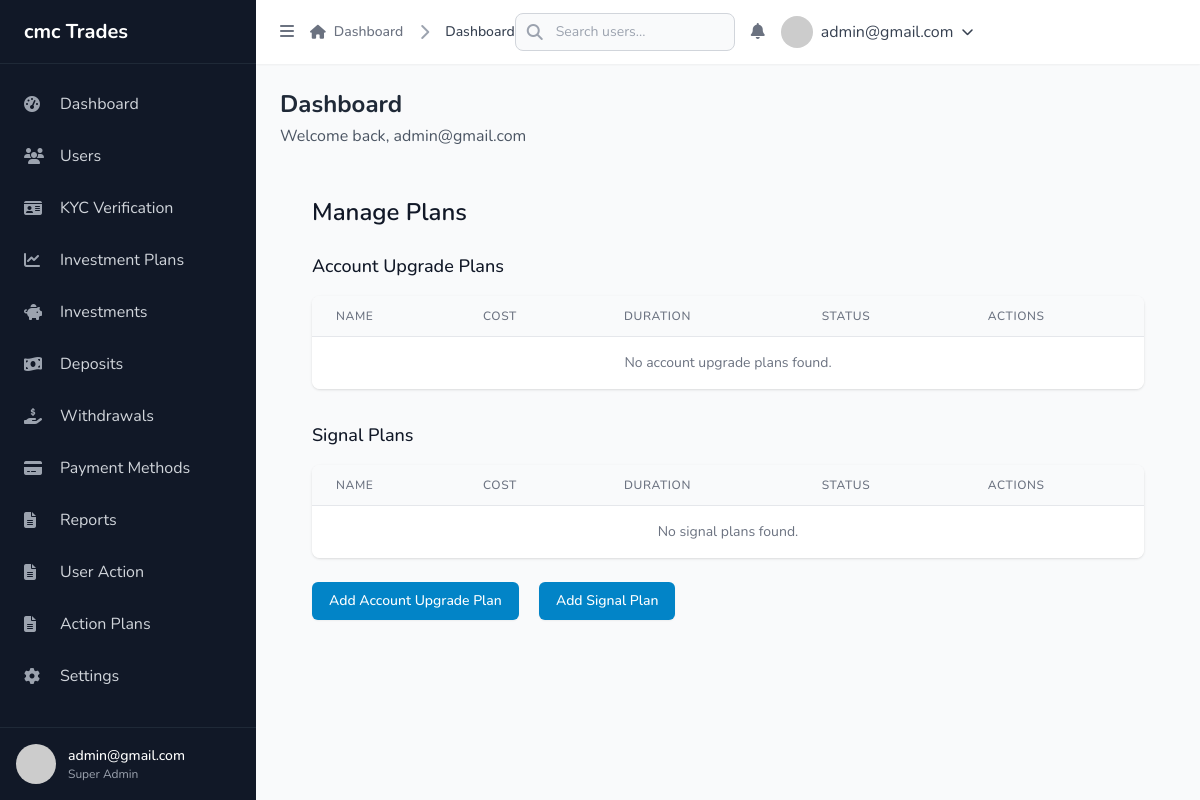
/admin-panel/plans/ (signed in), run on an earlier commit of the app's database.
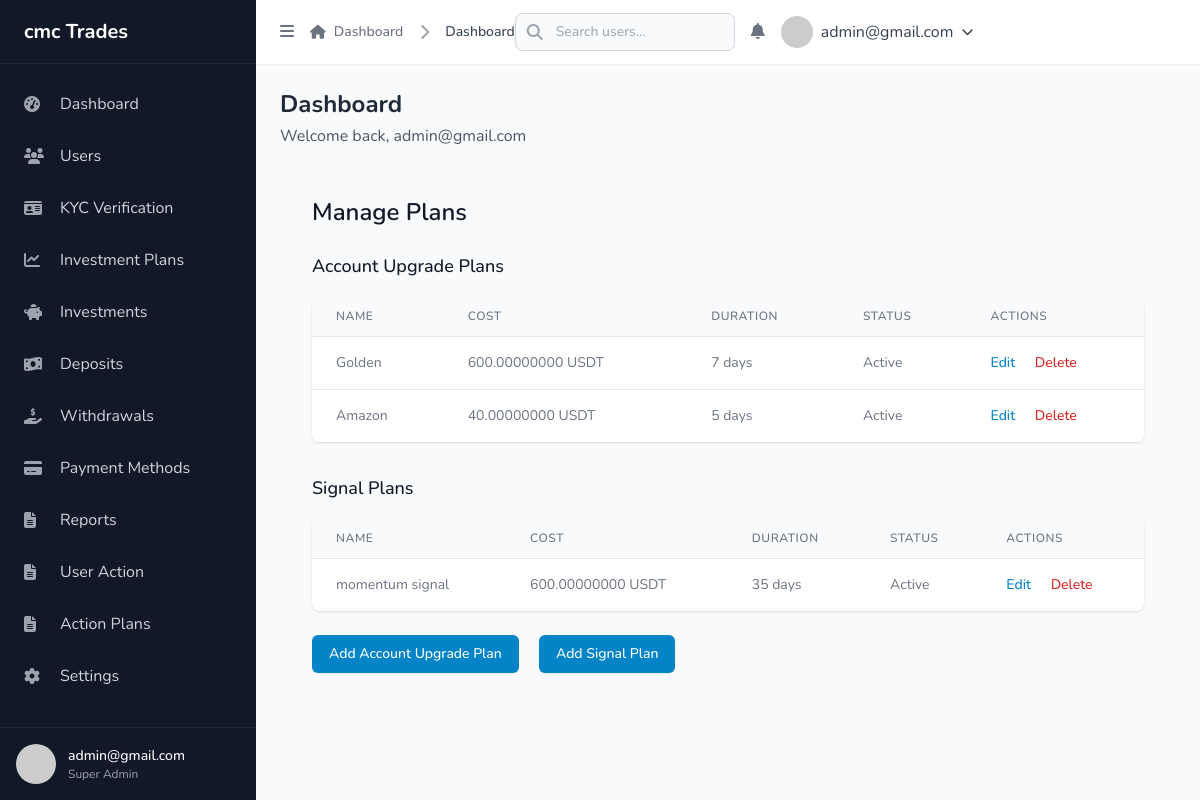
And on a later commit of the database.
### user_actions/models.py (models this page shows, shortened)
class AccountUpgradePlan(models.Model):
    name = models.CharField(max_length=100)
    description = models.TextField()
    cost = models.DecimalField(max_digits=18, decimal_places=8)  # Cost in USDT
    duration_days = models.PositiveIntegerField()  # Duration of the upgrade
    is_active = models.BooleanField(default=True)
    created_at = models.DateTimeField(auto_now_add=True)
    updated_at = models.DateTimeField(auto_now=True)
    class Meta:
        verbose_name = "Account Upgrade Plan"
        verbose_name_plural = "Account Upgrade Plans"

class SignalPlan(models.Model):
    name = models.CharField(max_length=100)
    description = models.TextField()
    cost = models.DecimalField(max_digits=18, decimal_places=8)  # Cost in USDT
    duration_days = models.PositiveIntegerField()  # Duration of signal access
    is_active = models.BooleanField(default=True)
    created_at = models.DateTimeField(auto_now_add=True)
    updated_at = models.DateTimeField(auto_now=True)
    class Meta:
        verbose_name = "Signal Plan"
        verbose_name_plural = "Signal Plans"

### admin_panel/views.py (the view)
# urls.py: path('plans/', views.manage_plans, name='manage_plans'),
@login_required
@user_passes_test(is_admin)
def manage_plans(request):
    upgrade_plans = AccountUpgradePlan.objects.all()
    signal_plans = SignalPlan.objects.all()
    context = {
        'upgrade_plans': upgrade_plans,
        'signal_plans': signal_plans,
    }
    return render(request, 'admin_panel/manage_plans.html', context)

### admin_panel/context_processors.py (called while the page is built)
def system_settings(request):
    return {
        'system_settings': get_system_settings()
    }

### admin_panel/models.py (called while the page is built)
    @classmethod
    def get_settings(cls):
        settings, created = cls.objects.get_or_create(pk=1)
        return settings

### admin_panel/utils.py (called while the page is built)
def get_system_settings(refresh=False):
    if not refresh:
        cached_settings = cache.get(SETTINGS_CACHE_KEY)
        if cached_settings:
            return cached_settings
    try:
        settings_obj = SystemSettings.get_settings()
        settings_dict = {}
        for field in settings_obj._meta.fields:
            field_name = field.name
            if field_name not in ['id', 'created_at', 'updated_at']:
                settings_dict[field_name] = getattr(settings_obj, field_name)
        cache.set(SETTINGS_CACHE_KEY, settings_dict, SETTINGS_CACHE_TIMEOUT)
        return settings_dict
    except Exception as e:
        logger.error(f"Error retrieving system settings: {str(e)}")
        return {}

### admin_panel/views.py (called while the page is built)
def is_admin(user):
    return user.is_superuser or user.is_staff

### notifications/utils.py (called while the page is built)
def get_unread_notifications_count(user):
    return Notification.objects.filter(user=user, is_read=False).count()

### admin_panel/templates/admin_panel/manage_plans.html (shortened to what the changed rows need)
{% extends 'admin_panel/base.html' %}
{% block content %}
<div class="max-w-7xl mx-auto py-6 sm:px-6 lg:px-8">
    <h1 class="text-2xl font-semibold text-gray-900 dark:text-white">Manage Plans</h1>
    <div class="mt-6">
        <h2 class="text-lg font-medium text-gray-900 dark:text-white">Account Upgrade Plans</h2>
        <div class="mt-4 bg-white dark:bg-gray-800 shadow overflow-hidden sm:rounded-lg">
            <table class="min-w-full divide-y divide-gray-200 dark:divide-gray-700">
                <thead class="bg-gray-50 dark:bg-gray-900">
                    <tr>
                        <th class="px-6 py-3 text-left text-xs font-medium text-gray-500 dark:text-gray-300 uppercase tracking-wider">Name</th>
                        <th class="px-6 py-3 text-left text-xs font-medium text-gray-500 dark:text-gray-300 uppercase tracking-wider">Cost</th>
                        <th class="px-6 py-3 text-left text-xs font-medium text-gray-500 dark:text-gray-300 uppercase tracking-wider">Duration</th>
                        <th class="px-6 py-3 text-left text-xs font-medium text-gray-500 dark:text-gray-300 uppercase tracking-wider">Status</th>
                        <th class="px-6 py-3 text-left text-xs font-medium text-gray-500 dark:text-gray-300 uppercase tracking-wider">Actions</th>
                    </tr>
                </thead>
                <tbody class="bg-white dark:bg-gray-800 divide-y divide-gray-200 dark:divide-gray-700">
                    {% for plan in upgrade_plans %}
                        <tr>
                            <td class="px-6 py-4 whitespace-nowrap text-sm text-gray-500 dark:text-gray-300">{{ plan.name }}</td>
                            <td class="px-6 py-4 whitespace-nowrap text-sm text-gray-500 dark:text-gray-300">{{ plan.cost }} USDT</td>
                            <td class="px-6 py-4 whitespace-nowrap text-sm text-gray-500 dark:text-gray-300">{{ plan.duration_days }} days</td>
                            <td class="px-6 py-4 whitespace-nowrap text-sm text-gray-500 dark:text-gray-300">{{ plan.is_active|yesno:"Active,Inactive" }}</td>
                            <td class="px-6 py-4 whitespace-nowrap text-sm font-medium">
                                <a href="{% url 'edit_plan' 'account_upgrade' plan.id %}" class="text-primary-600 hover:text-primary-900">Edit</a>
                                <a href="{% url 'delete_plan' 'account_upgrade' plan.id %}" class="ml-4 text-red-600 hover:text-red-900">Delete</a>
                            </td>
                        </tr>
                    {% empty %}
                        <tr>
                            <td colspan="5" class="px-6 py-4 text-center text-sm text-gray-500 dark:text-gray-300">No account upgrade plans found.</td>
                        </tr>
                    {% endfor %}
                </tbody>
            </table>
        </div>
        <h2 class="mt-8 text-lg font-medium text-gray-900 dark:text-white">Signal Plans</h2>
        <div class="mt-4 bg-white dark:bg-gray-800 shadow overflow-hidden sm:rounded-lg">
            <table class="min-w-full divide-y divide-gray-200 dark:divide-gray-700">
                <thead class="bg-gray-50 dark:bg-gray-900">
                    <tr>
                        <th class="px-6 py-3 text-left text-xs font-medium text-gray-500 dark:text-gray-300 uppercase tracking-wider">Name</th>
                        <th class="px-6 py-3 text-left text-xs font-medium text-gray-500 dark:text-gray-300 uppercase tracking-wider">Cost</th>
                        <th class="px-6 py-3 text-left text-xs font-medium text-gray-500 dark:text-gray-300 uppercase tracking-wider">Duration</th>
                        <th class="px-6 py-3 text-left text-xs font-medium text-gray-500 dark:text-gray-300 uppercase tracking-wider">Status</th>
                        <th class="px-6 py-3 text-left text-xs font-medium text-gray-500 dark:text-gray-300 uppercase tracking-wider">Actions</th>
                    </tr>
                </thead>
                <tbody class="bg-white dark:bg-gray-800 divide-y divide-gray-200 dark:divide-gray-700">
                    {% for plan in signal_plans %}
                        <tr>
                            <td class="px-6 py-4 whitespace-nowrap text-sm text-gray-500 dark:text-gray-300">{{ plan.name }}</td>
                            <td class="px-6 py-4 whitespace-nowrap text-sm text-gray-500 dark:text-gray-300">{{ plan.cost }} USDT</td>
                            <td class="px-6 py-4 whitespace-nowrap text-sm text-gray-500 dark:text-gray-300">{{ plan.duration_days }} days</td>
                            <td class="px-6 py-4 whitespace-nowrap text-sm text-gray-500 dark:text-gray-300">{{ plan.is_active|yesno:"Active,Inactive" }}</td>
                            <td class="px-6 py-4 whitespace-nowrap text-sm font-medium">
                                <a href="{% url 'edit_plan' 'signal' plan.id %}" class="text-primary-600 hover:text-primary-900">Edit</a>
                                <a href="{% url 'delete_plan' 'signal' plan.id %}" class="ml-4 text-red-600 hover:text-red-900">Delete</a>
                            </td>
                        </tr>
                    {% empty %}
                        <tr>
                            <td colspan="5" class="px-6 py-4 text-center text-sm text-gray-500 dark:text-gray-300">No signal plans found.</td>
                        </tr>
                    {% endfor %}
                </tbody>
            </table>
        </div>
    </div>
</div>
{% endblock %}

What changed in the data, as far as the page shows it:
added AccountUpgradePlan: name "Golden", cost "600.00000000", duration_days "7", is_active "Active"
added AccountUpgradePlan: name "Amazon", cost "40.00000000", duration_days "5", is_active "Active"
added SignalPlan: name "momentum signal", cost "600.00000000", duration_days "35", is_active "Active"
Also different on the page:
text no longer shown: "No account upgrade plans found. No signal plans found."
